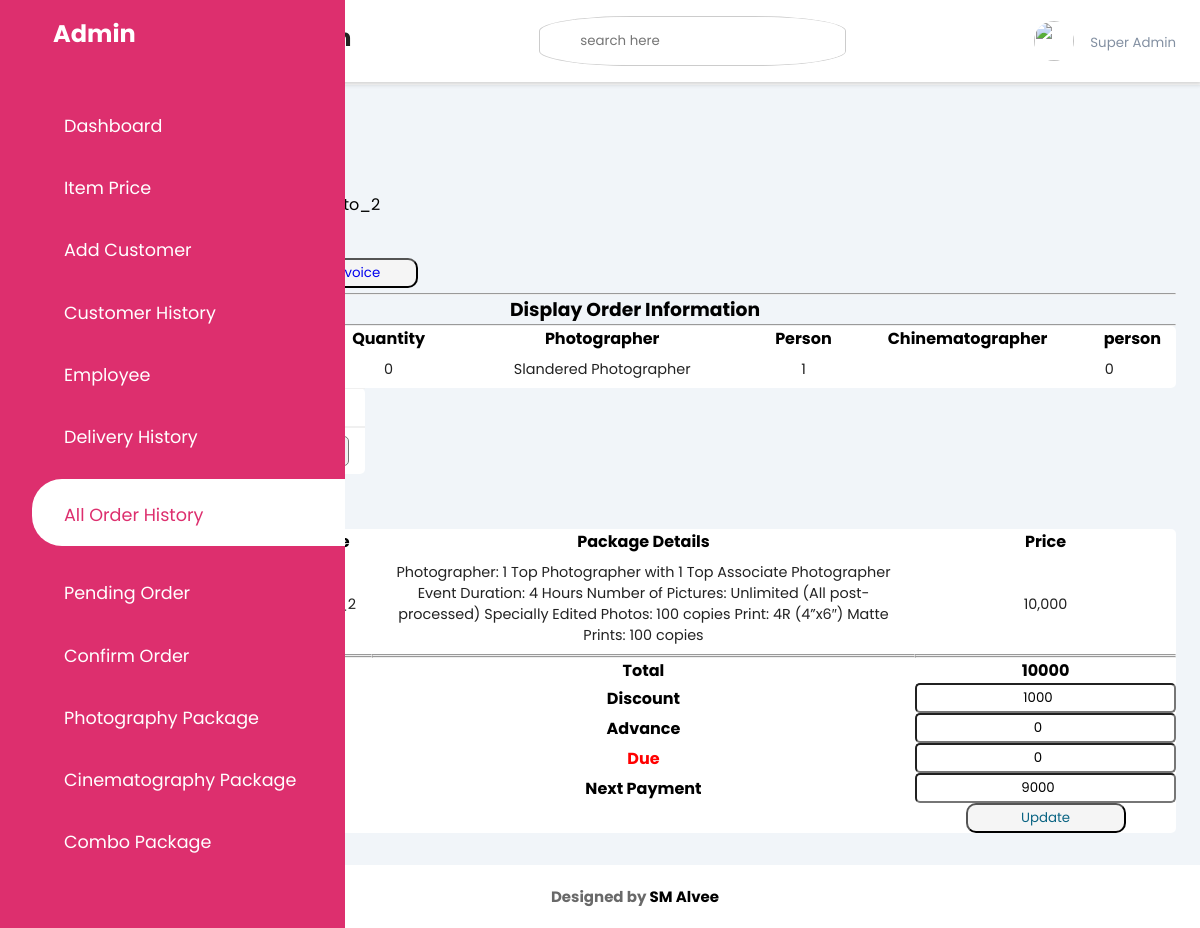
The page /admin/orderdetails.php?idl=39 (signed in) on the database its author committed.
### tables this page shows
CREATE TABLE `confirmorder` (
  `id` int(11) NOT NULL,
  `customer_id` int(11) NOT NULL,
  `cus_order_id` int(11) NOT NULL,
  `event_name` varchar(50) NOT NULL,
  `package_name` varchar(100) NOT NULL,
  `price` int(11) NOT NULL,
  `details` varchar(1000) NOT NULL,
  `event_date` date NOT NULL,
  `event_shift` varchar(50) DEFAULT NULL,
  `event_address` varchar(50) NOT NULL,
  `stage_catagory` varchar(100) NOT NULL,
  `stage_days` int(11) NOT NULL,
  `photo_catagory` varchar(100) NOT NULL,
  `photo_person` int(11) NOT NULL,
  `cine_catagory` varchar(100) NOT NULL,
  `cine_person` int(11) NOT NULL,
  `trailer_nember` int(11) NOT NULL,
  `f_v_number` int(11) NOT NULL,
  `delivery_by` varchar(20) NOT NULL,
  `sp_edit` int(11) NOT NULL,
  `n_edit` int(11) NOT NULL,
  `4r_print` int(11) NOT NULL,
  `5l_print` int(11) NOT NULL,
  `12l_print` int(11) NOT NULL,
  `16l_print` int(11) NOT NULL,
  `20l_print` int(11) NOT NULL,
  `memory_book` varchar(20) NOT NULL,
  `status` varchar(20) NOT NULL
);

CREATE TABLE `accounts` (
  `id` int(11) NOT NULL,
  `order_id` int(11) NOT NULL,
  `total` int(11) NOT NULL,
  `advance` int(11) NOT NULL,
  `discount` int(11) NOT NULL,
  `next_payment` int(11) NOT NULL,
  `due` int(11) NOT NULL
);

### db/DBConfig.php (called while the page is built, shortened)
<?php
class dbconfig
{
	private $_host = "localhost";
	private $_username = "root";
	private $_password = "";
	private $_database = "wedding";
	protected $connection;
	public function __construct()
	{
		if(!isset($this->connection))
		{
			$this->connection = new mysqli($this->_host,$this->_username,$this->_password,$this->_database);
		}
		return $this->connection;
	}
}
?>

### db/Crud.php (called while the page is built, shortened)
<?php
include_once 'DBConfig.php';
class Crud extends dbconfig{
	public function getData($query)
	{
		$result = $this->connection->query($query);
			$rows = array();
			while($row = $result->fetch_assoc())
			{
				$rows[] = $row;
			}
		return $rows;
	}
}
?>

### admin/orderdetails.php (the view, shortened to what this page needs)
<?php
  include_once '../db/Crud.php';
  $crud = new Crud();
 $order_id = $_GET['idl'];
 $bookinginfo = "select * from customerbooking where id = '$order_id'";
  $getbookinfo = $crud->getData($bookinginfo);
  foreach($getbookinfo as $key=>$bookinfo)
  {
    $package_name = $bookinfo['package_name'];
    $order_id = $bookinfo['id'];
    $status = $bookinfo['status'];
    $customer_id = $bookinfo['customer_id'];
  }
  $userinfo = "select * from user where id = '$customer_id'";
  $getinfo = $crud->getData($userinfo);
  foreach($getinfo as $key=>$info)
  {
    $cusname = $info['username'];
    $mobile = $info['mobile'];
  }
?>
<!DOCTYPE html>
<html lang="en">
<head>
	<link rel="stylesheet" href="https://maxst.icons8.com/vue-static/landings/line-awesome/line-awesome/1.3.0/css/line-awesome.min.css">
	<link rel="stylesheet" type="text/css" href="css/style.css">
</head>
<body>
	<div class="sidebar">
		<div class="sidebar-brand">
			<h2><span class="lab la-accusoft"></span> <span>Admin</span></h2>
		</div>
		<div class="sidebar-menu">
			<ul>
				<li>
					<a href="dashboard.php" ><span class="las la-igloo"></span><span>Dashboard</span></a>
				</li>
				<li>
					<a href="package.php" ><span class="las la-users"></span><span>Item Price</span></a>
				</li>
				<li>
					<a href="addcustomer.php"><span class="las la-clipboard-list"></span><span>Add Customer</span></a>
				</li>
				<li>
					<a href="customerhistory.php" ><span class="las la-users"></span><span>Customer History</span></a>
				</li>
				<li>
					<a href=""><span class="las la-shopping-bag"></span><span>Employee</span></a>
				</li>
				<li>
					<a href=""><span class="las la-shopping-bag"></span><span>Delivery History</span></a>
				</li>
				<li>
					<a href="allorderhistory.php" class="active"><span class="las la-shopping-bag"></span><span>All Order History</span></a>
				</li>
				<li>
					<a href="orderrequest.php" ><span class="las la-shopping-bag"></span><span>Pending Order</span></a>
				</li>
				<li>
					<a href="confirmorder.php"><span class="las la-shopping-bag"></span><span>Confirm Order</span></a>
				</li>
				<li>
					<a href="addphotopackage.php" ><span class="las la-shopping-bag"></span><span>Photography Package</span></a>
				</li>
				<li>
					<a href="addcinepackage.php" ><span class="las la-shopping-bag"></span><span>Cinematography Package</span></a>
				</li>
				<li>
					<a href="addcombopackage.php" ><span class="las la-shopping-bag"></span><span>Combo Package</span></a>
				</li>
			</ul>
		</div>
	</div>
	<div class="main-content">
		<header>
			<h2>
				<label for="nav-toggle">
					<span class="las la-bars"></span>
				</label>
			</h2>
			<div class="search-wrapper">
				<input type="search" placeholder="search here" name="">
			</div>
			<div class="user-wrapper">
				<img src="UserImage/2.jpg" width="40px" height="40px" alt="">
				<div>
					<small>Super Admin</small>
				</div>
			</div>
		</header>
		<main>
		<form action="orderdetails.php?idl=<?php echo $order_id?>" method="post">
		<div class="table-responsive">
			<p><strong>Customer Name: </strong><?php echo $cusname?></p>
			<p><strong>Mobile: </strong><?php echo $mobile?></p>
			<p><strong>Order Id: </strong><?php echo $order_id ?></p>
			<p><strong>Package Name: </strong><?php echo $package_name ?></p>
			<p style="padding-bottom: 1rem;"><strong>Status: </strong><?php echo $status ?></p>
			<div style="padding-bottom: 5px;">
				<button class="btn" type="submit" name="c_invoice"><strong>Create Envoice</strong></button>
				<button class="btn"><a href="invoice.php?idl=<?php echo $order_id?>" target="blank">Print Envoice</a></button>
			</div>
			<hr>
			<h3 style="text-align: center;">Display Order Information</h3>
			<hr>
				<table width="100%" style="background: #fff; border-radius: 5px; padding-bottom: 10px;">
					<tr style="text-align: center;">
						<th>Event Date</th>
						<th>Stage</th>
						<th>Quantity</th>
						<th>Photographer</th>
						<th>Person</th>
						<th>Chinematographer</th>
						<th>person</th>
					</tr>
					<?php
						$conn = mysqli_connect("localhost","root","","wedding");
                        $sql3 = "SELECT * FROM confirmorder where cus_order_id = '$order_id'";
                        $query3 = mysqli_query($conn,$sql3);
                        while($row = mysqli_fetch_assoc($query3))
                        	{
                        	?>
					<tr style="text-align: center;">
						<td><?php echo $row['event_date'];?></td>
						<td><?php echo $row['stage_catagory'];?></td>
						<td><?php echo $row['stage_days'];?></td>
						<td><?php echo $row['photo_catagory'];?></td>
						<td><?php echo $row['photo_person'];?></td>
						<td><?php echo $row['cine_catagory'];?></td>
						<td><?php echo $row['cine_person'];?></td>
					</tr>
					<?php } ?>
				</table>
			<table width="25%" style="background: #fff; border-radius: 5px;">
				<thead>
					<tr>
						<td style="color: red;">Event Status</td>
					</tr>
				</thead>
				<tbody>
					<td>
                  	</td>
				</tbody>
			</table>
			<button type="submit" name="confirm" style="height: 30px; width: 10rem; background-color:#F5F5F5; color: #CB13BD; border-radius: 10px;"><strong>Update Status</strong></button>
			<br>
			<br>
			<table width="100%" style="background: #fff; border-radius: 5px; text-align: center;">
					<tr>
						<th>Date</th>
						<th>Package Name</th>
						<th>Package Details</th>
						<th>Price</th>
					</tr>
						<?php
						$sql3 = "SELECT * FROM confirmorder where cus_order_id = '$order_id'";
	                        $query3 = mysqli_query($conn,$sql3);
							while($row = mysqli_fetch_assoc($query3))
	                        	{
						?>
					<tr>
						<td style="width: 10%;"><?php echo $row['event_date'];?></td>
						<td><?php echo $row['package_name'];?></td>
						<td><?php echo $row['details'];?></td>
						<td><?php echo number_format($row['price']);?></td>
					</tr>
					<?php }?>
					<tr>
						<th><hr style="width: 100%;"><hr style="width: 100%;"></th>
						<th><hr style="width: 100%;"><hr style="width: 100%;"></th>
						<th><hr style="width: 100%;"><hr style="width: 100%;"></th>
						<th><hr style="width: 100%;"><hr style="width: 100%;"></th>
					</tr>
						<?php
							$qr1 = ("SELECT * from accounts where order_id = '$order_id'");
							$get_info = mysqli_query($conn,$qr1);
							while($accounts_info = mysqli_fetch_assoc($get_info)){
						?>
					<tr>
						<th></th>
						<th></th>
						<th>Total</th>
						<th><?php echo $accounts_info['total'];?></th>
					</tr>
					<tr>
						<th> </th>
						<th> </th>
						<th>Discount</th>
						<th><input style="height: 30px; border-radius: 5px; text-align: center;" type="number" name="discount" value="<?php echo $accounts_info['discount'];?>"></th>
					</tr>
					<tr>
						<th> </th>
						<th> </th>
						<th>Advance</th>
						<th><input style="height: 30px; border-radius: 5px; text-align: center;" type="number" name="advance" value="<?php echo $accounts_info['advance'];?>"></th>
					</tr>
					<tr>
						<th> </th>
						<th> </th>
						<th style="color: red;">Due</th>
						<th><input style="height: 30px; border-radius: 5px; text-align: center;" type="number" name="due" value="<?php echo $accounts_info['due'];?>"></th>
					</tr>
					<tr>
						<th> </th>
						<th> </th>
						<th>Next Payment</th>
						<th><input style="height: 30px; border-radius: 5px; text-align: center;" type="number" name="nx_pay" value="<?php echo $accounts_info['next_payment'];?>"></th>
					</tr>
					<tr>
						<th></th>
						<th></th>
						<th></th>
						<th><button type="submit" name="update_accounts" class="btn">Update</button></th>
					</tr>
					<?php }?>
			</table>
		</div>
		</form>
		</main>
		<footer class="footer">
            <h4>Designed by <a href="https://www.facebook.com/raisuddin.alvee.56/" target="blanck" style="color: black;">SM Alvee</a></h4>
        </footer>
	</div>
</body>
</html>

### admin/css/style.css (style rules this page uses)
:root { --main-color: #DD2F6E; --color-dark: #1D2231; --text-grey: #8390A2; }
* { padding: 0; margin: 0; box-sizing: border-box; list-style-type: none; text-decoration: none; font-family: 'Poppins' , sans-serif; }
.sidebar { width: 345px; position: fixed; left: 0; top: 0; height: 100%; background: var(--main-color); z-index: 100; transition: width 300ms; }
.sidebar-brand { height: 90px; padding: 1rem 0rem 1rem 2rem; color: #fff; }
.sidebar-brand span { display: inline-block; padding-right: 1rem; }
.sidebar-menu { margin-top: 1rem; }
.sidebar-menu li { width: 100%; margin-bottom: 1.7rem; padding-left: 1rem; }
.sidebar-menu a { padding-left: 1rem; display: block; color: #fff; font-size: 1.1rem; }
.sidebar-menu a.active { background: #fff; padding-top: 1rem; padding-bottom: 1rem; color: var(--main-color); border-radius: 30px 0px 0px 30px; }
.sidebar-menu a span:first-child { font-size: 1.5rem; padding-right: 1rem }
.main-content { transition: margin-left 300ms; margin-left: 345px; }
header { background: #fff; display: flex; justify-content: space-between; padding: 1rem 1.5rem; box-shadow: 2px 2px 5px rgba(0,0,0,0.2); position: fixed; left: 345px; width: calc(100% - 345px); top: 0; z-index: 100; transition: left 300ms; }
header h2 { color: #222; }
header label span { font-size: 1.7rem; padding-right: 1rem; }
.search-wrapper { border: 1px solid #ccc; border-radius: 30%; height: 50px; display: flex; align-items: center; overflow-x: hidden; }
.search-wrapper input { height: 100%; padding: .5rem; border: none; outline: none; }
.user-wrapper { display: flex; align-items: center; }
.user-wrapper img { border-radius: 50%; margin-right: 1rem; }
.user-wrapper small { display: inline-block; color: var(--text-grey); }
main { margin-top: 85px; padding: 2rem 1.5rem; background: #f1f5f9; min-height: calc(100vh - 90px); }
table { border-collapse: collapse; }
thead tr { border-top: 1px solid #f0f0f0; border-bottom: 2px solid #f0f0f0; }
thead td { font-weight: 700; }
td { padding: .5rem 1rem; font-size: .9rem; color: #222; }
tr td:last-child { display: flex; align-items: center; }
.table-responsive { width: 100%; overflow-x: auto; }
.table-responsive button { height: 30px; width: 10rem; background-color:#F5F5F5; color: #0A6483; border-radius: 10px; }
.footer { text-align: center; margin-top: 20px; margin-bottom: 20px; color: #696969; font-size: 15px; font-family: "AnyConv.com__AvenirLTStd-Roman"; }
@media only screen and (max-width: 1200px) { .sidebar { width: 70px; } }
@media only screen and (max-width: 1200px) { .sidebar .sidebar-brand, .sidebar li { padding-left: 1rem; text-align: center; } }
@media only screen and (max-width: 1200px) { .sidebar li a { padding-left: 0rem; } }
@media only screen and (max-width: 1200px) { .sidebar .sidebar-brand h2 span:last-child, .sidebar li a span:last-child { display: none; } }
@media only screen and (max-width: 1200px) { .main-content { margin-left: 70px; } }
@media only screen and (max-width: 1200px) { .main-content header { width: calc(100% - 70px); left: 70px; } }

### admin/orderdetails.php (style rules this page uses)
.btn { height: 30px; width: 10rem; background-color:#F5F5F5; color: #0A6483; border-radius: 10px; }

### rows shown on the page
confirmorder: stage_days "0", photo_catagory "Slandered Photographer", photo_person "1", cine_person "0", details "Photographer: 1 Top Photographer with 1 Top Associate Photographer Event Duration: 4 Hours Number of Pictures: Unlimited (All post-processed) Specially Edited Photos: 100 copies Print: 4R (4”x6″) Matte Prints: 100 copies", price "10,000"
accounts: total "10000", discount "1000", advance "0", due "0", nx_pay "9000"
